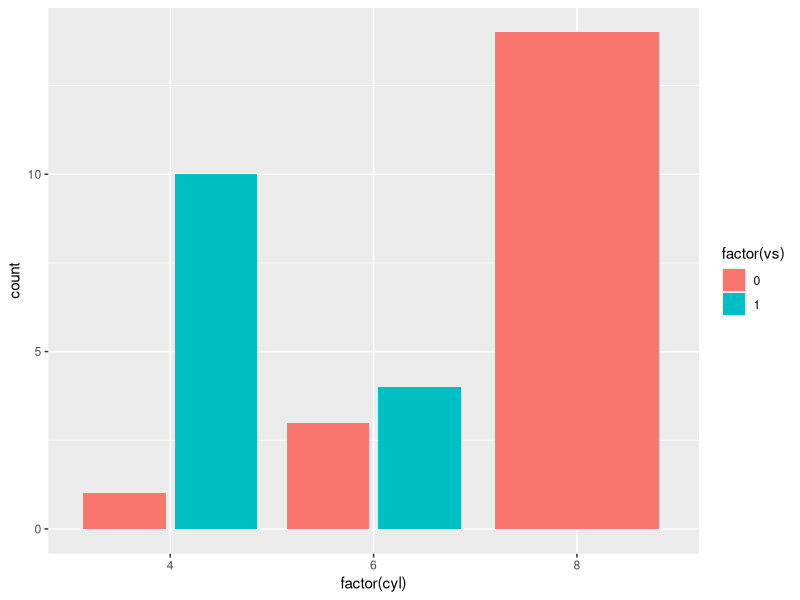
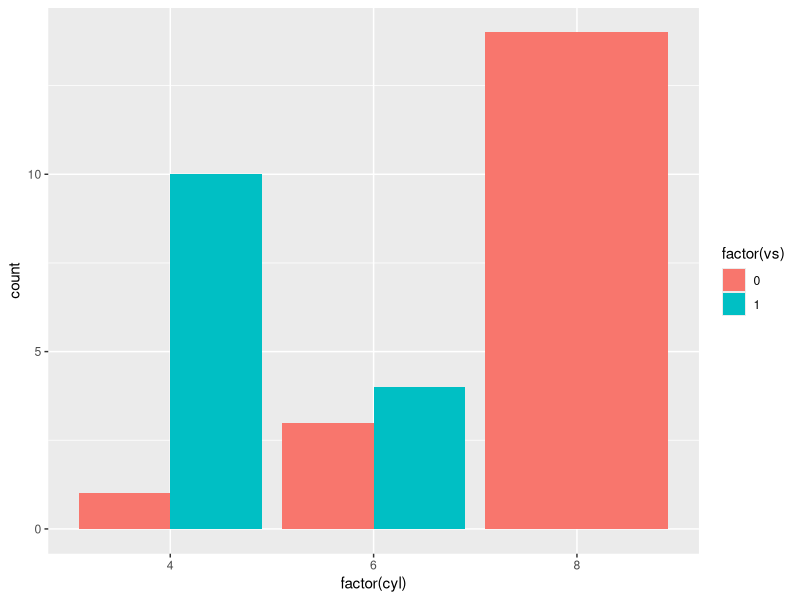
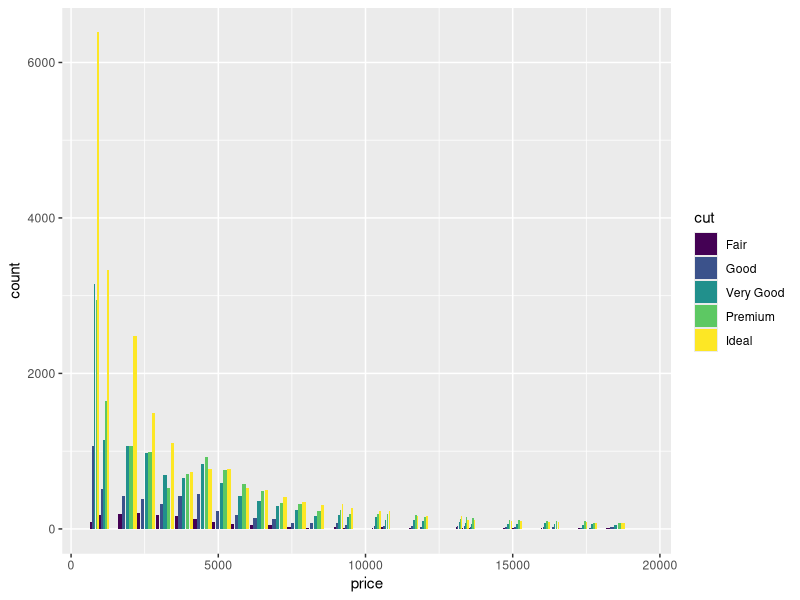
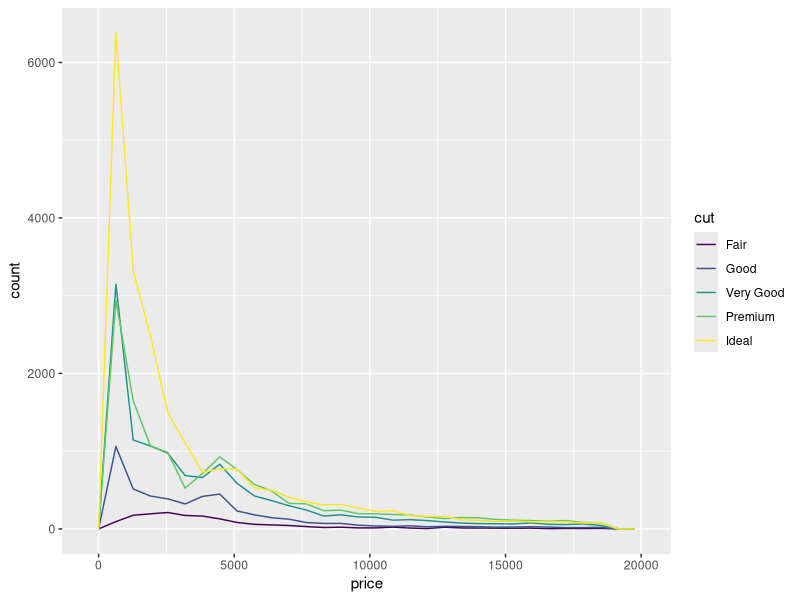
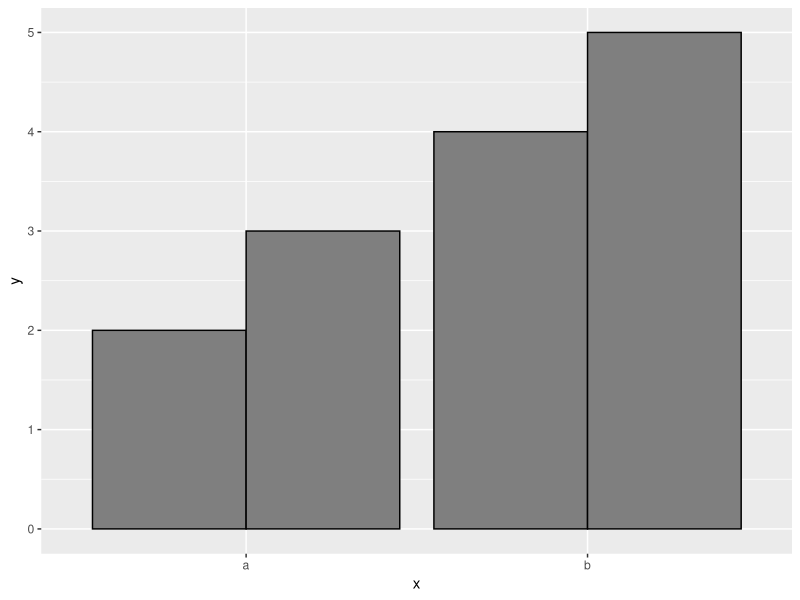
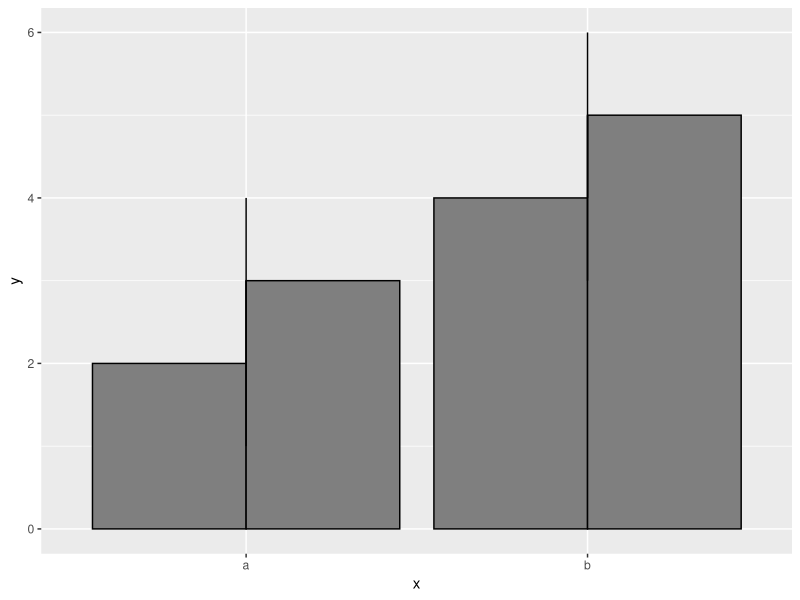
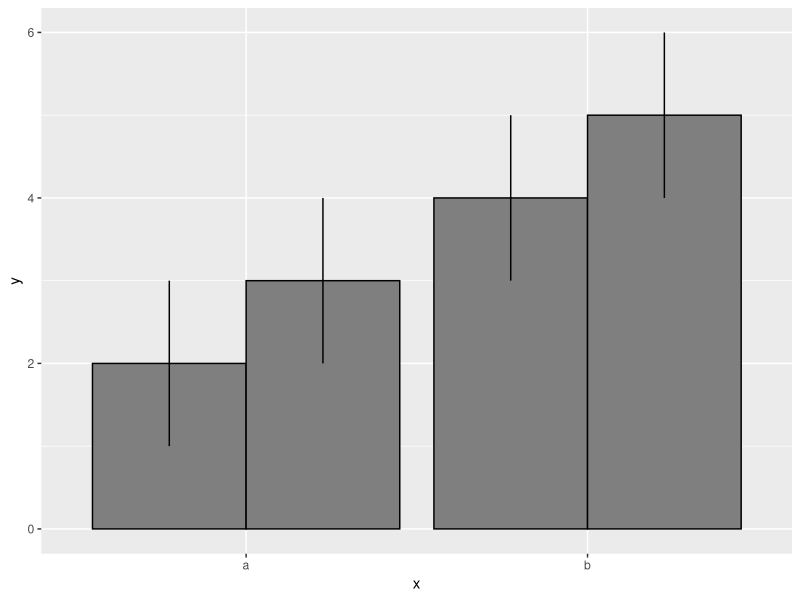
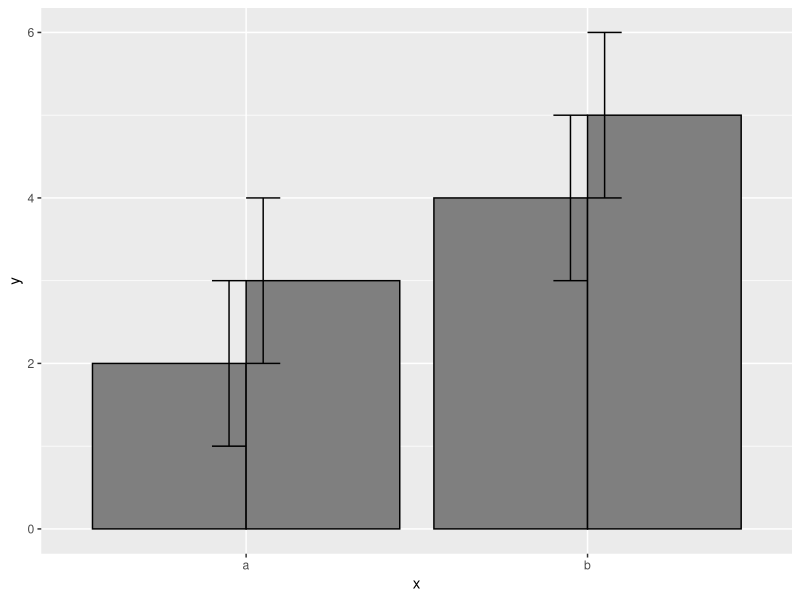

The R source for these figures, in order:
library(ggplot2)


### Name: position_dodge
### Title: Dodge overlapping objects side-to-side
### Aliases: position_dodge position_dodge2

### ** Examples

ggplot(mtcars, aes(factor(cyl), fill = factor(vs))) +
  geom_bar(position = "dodge2")

# By default, dodging with `position_dodge2()` preserves the width of each
# element. You can choose to preserve the total width with:
ggplot(mtcars, aes(factor(cyl), fill = factor(vs))) +
  geom_bar(position = position_dodge(preserve = "total"))

## No test: 
ggplot(diamonds, aes(price, fill = cut)) +
  geom_histogram(position="dodge2")
# see ?geom_bar for more examples

# In this case a frequency polygon is probably a better choice
ggplot(diamonds, aes(price, colour = cut)) +
  geom_freqpoly()
## End(No test)

# Dodging with various widths -------------------------------------
# To dodge items with different widths, you need to be explicit
df <- data.frame(x = c("a","a","b","b"), y = 2:5, g = rep(1:2, 2))
p <- ggplot(df, aes(x, y, group = g)) +
  geom_col(position = "dodge", fill = "grey50", colour = "black")
p

# A line range has no width:
p + geom_linerange(aes(ymin = y - 1, ymax = y + 1), position = "dodge")

# So you must explicitly specify the width
p + geom_linerange(
  aes(ymin = y - 1, ymax = y + 1),
  position = position_dodge(width = 0.9)
)

# The same principle applies to error bars, which are usually
# narrower than the bars
p + geom_errorbar(
  aes(ymin = y - 1, ymax = y + 1),
  width = 0.2,
  position = "dodge"
)
p + geom_errorbar(
  aes(ymin = y - 1, ymax = y + 1),
  width = 0.2,
  position = position_dodge(width = 0.9)
)

# Box plots use position_dodge2 by default, and bars can use it too
ggplot(data = iris, aes(Species, Sepal.Length)) +
  geom_boxplot(aes(colour = Sepal.Width < 3.2))

ggplot(data = iris, aes(Species, Sepal.Length)) +
  geom_boxplot(aes(colour = Sepal.Width < 3.2), varwidth = TRUE)

ggplot(mtcars, aes(factor(cyl), fill = factor(vs))) +
  geom_bar(position = position_dodge2(preserve = "single"))

ggplot(mtcars, aes(factor(cyl), fill = factor(vs))) +
  geom_bar(position = position_dodge2(preserve = "total"))
